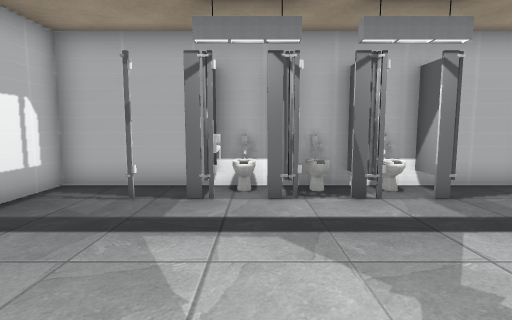
[1] (above)

24 first-person views from a walk through a Unity game level. The camera is 1.4 m above the floor, tilts 6° down and sees 80° across. The floor is counted in squares, 1 m on a side. Each view is taken from the middle of a square. On the plan, view 1 faces up. The plan holds only what a view shows up to about 14 squares ahead; the rest is blank. The place goes on beyond the plan. The player is left out. Some animated figures are left out. Door leaves are left out, so doorways stand open. Some surface patterns are stand-ins.

[2]
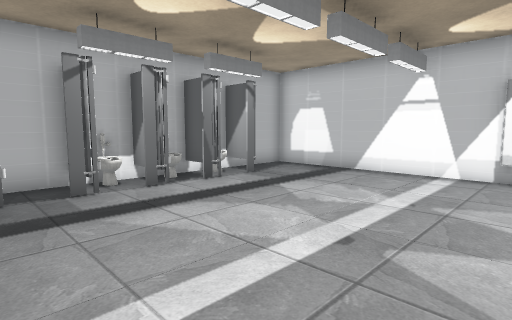

[3]
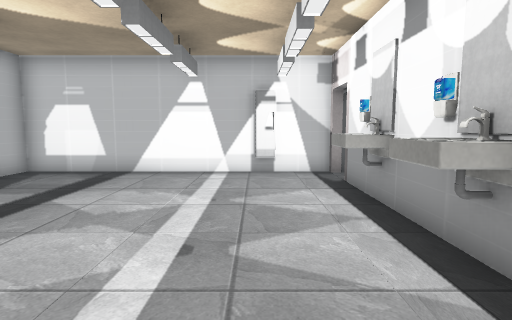

[4]
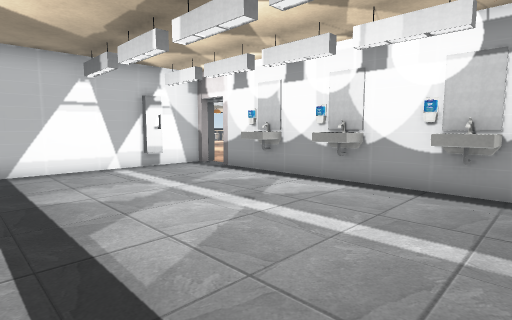

[5]
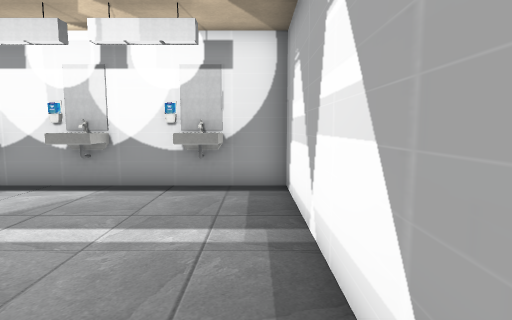

[6]
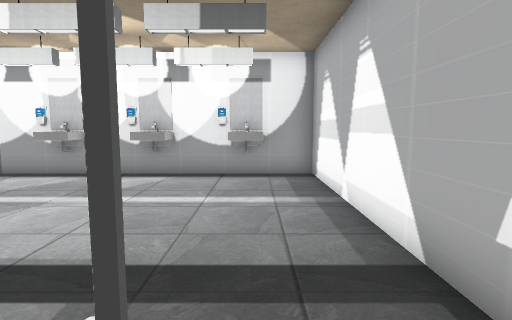

[7]
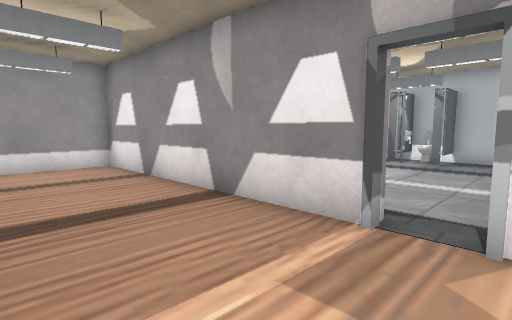

[8]
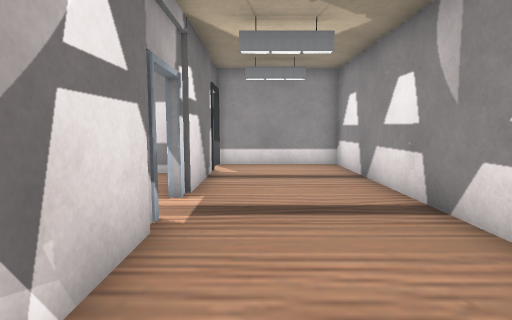

[9]
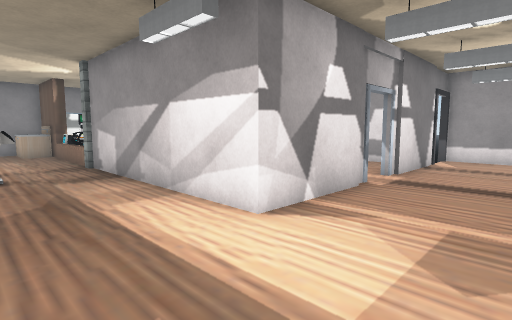

[10]
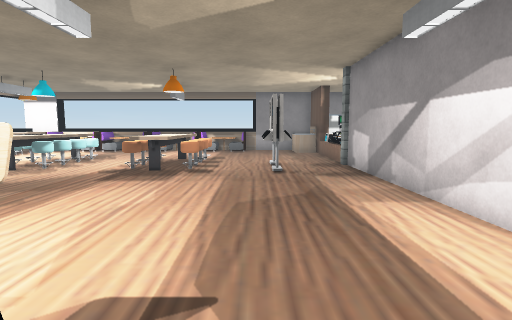

[11]
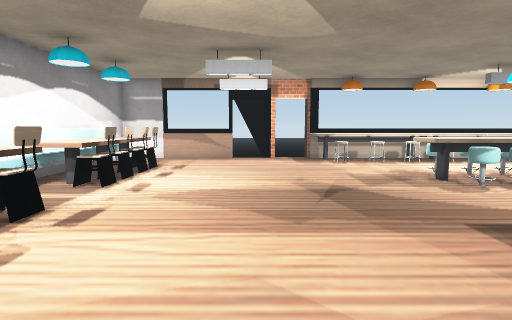

[12]
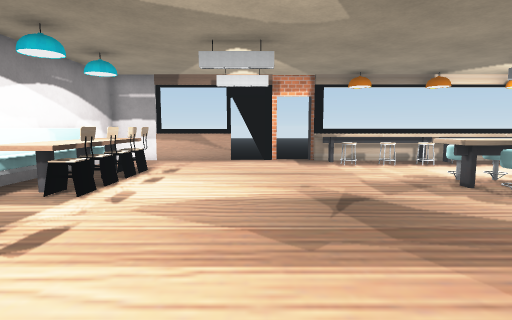

[13]
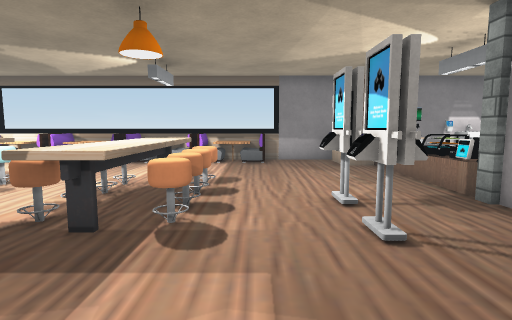

[14]
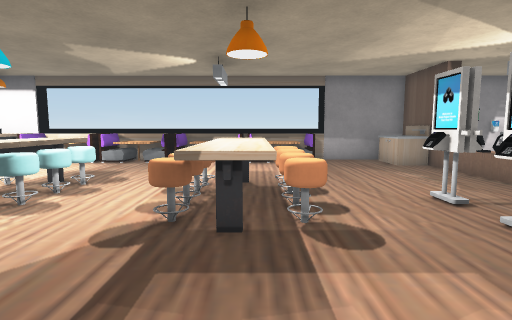

[15]
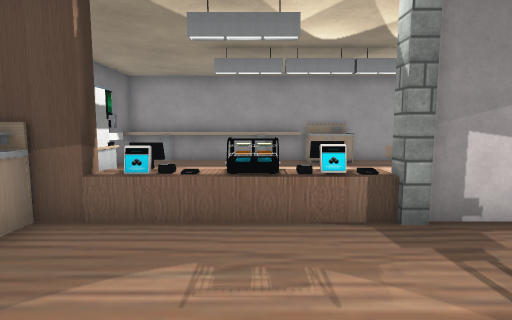

[16]
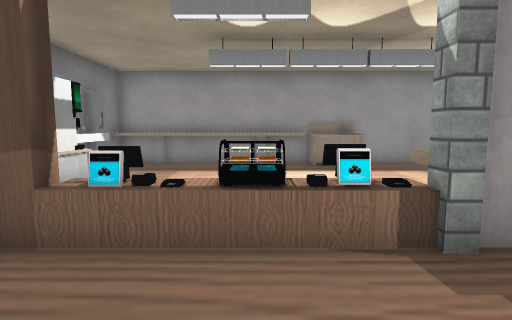

[17]
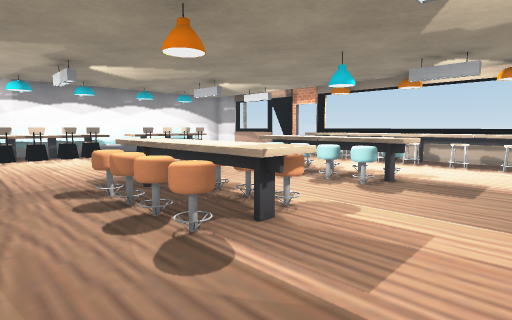

[18]
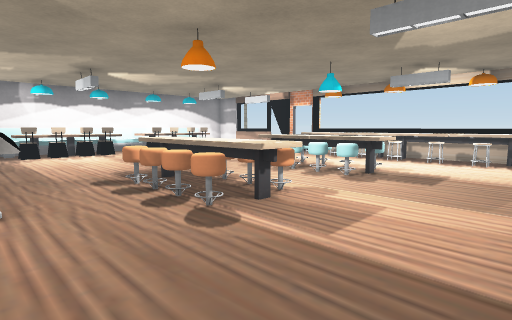

[19]
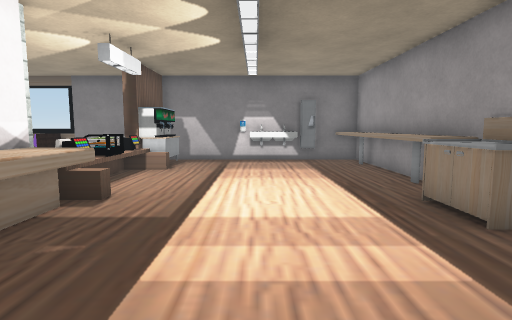

[20]
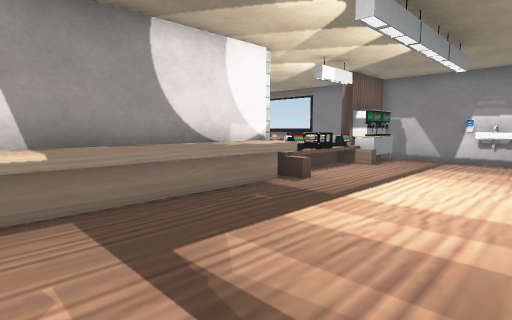

[21]
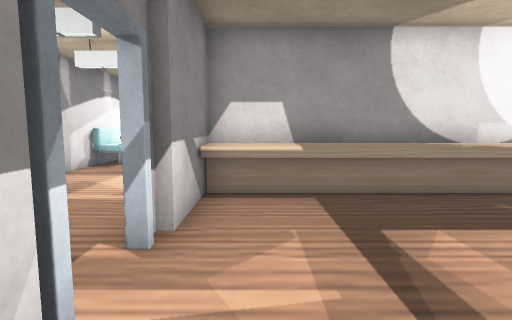

[22]
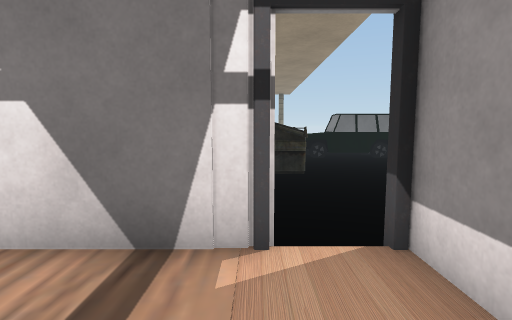

[23]
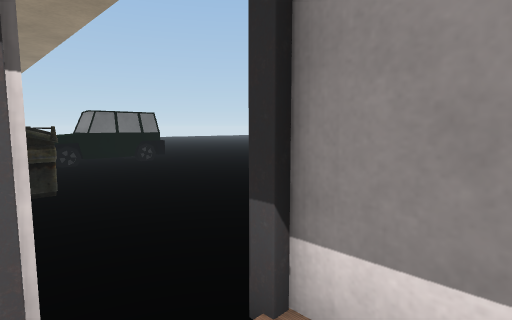

[24]
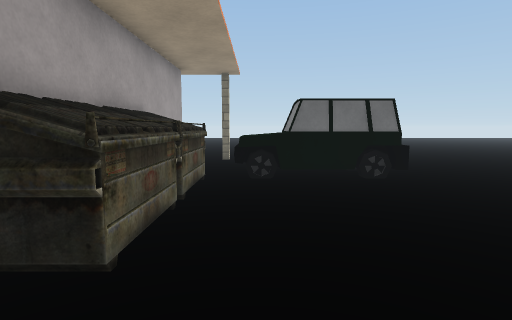

### Floor plan
Points are (right, up) in squares from view 1. A wall is a line through its corners. A room is listed if a view was taken in it or the views show most of it. See-through windows are left out.
Room 1 (views 1, 2, 3, 4, 5, 6)
walls: (0.9, 5.9) (0.1, 5.9); (-0.8, 5.9) (-1.4, 5.9); (-1.6, -2.4) (-0.5, -2.4); (4.4, -2.4) (5.2, -2.4) (5.2, -2.8); (-1.5, 7.4) (-4.8, 7.4) (-4.8, -2.4) (-3.5, -2.4); (3.6, 7.4) (2.2, 7.4); (6.5, -0.6) (6.5, 0); (6.8, -2.5) (6.8, 7.4) (3.9, 7.4); (6.5, -3) (6.5, -2.4)
ways out: open door at (6, -3) to room 2; open door at (-0.5, 6)
objects: other object (-3, -2); other object (-2, -2); other object (-2, 7); other object (-1, 7); other object (0, -2); other object (0, -1); other object (0, 7); other object (1, -2); other object (1, 7); other object (2, -2); other object (2, 6); other object (2, 7); other object (3, -2); other object (3, 7); other object (4, -2); other object (4, 6) to (4, 7)
Room 2 (views 7, 8, 9, 10, 11, 12, 13, 14, 15, 16, 17, 18, 19, 20, 21, 22, 23, 24)
walls: (6.1, -15.5) (6.1, -14.4); (6.5, -14.4) (6.5, -15.5); (6.5, -22.4) (6.5, -23.5) (24.2, -23.5); (6.1, -7.9) (3, -7.9); (2.4, -7.4) (6.5, -7.4) (6.5, -8.5); (-2.4, -16.4) (-2.4, -17.5); (0, -23.5) (5.8, -23.5); (-2.4, -19.4) (-2.4, -23.5) (-0.6, -23.5); (10.5, -3.9) (10.5, -2.8); (12.5, -3.1) (10.6, -3.1); (-2.4, -8.6) (-2.4, -13.6); (5.2, -2.8) (-4.8, -2.8) (-4.8, -7.5); (13, -2.8) (8.8, -2.8); (-3.2, -7.4) (1, -7.4); (17.6, -3.1) (17, -3.1); (24.2, -10) (24.2, -9.4); (24.6, -9.5) (24.6, -8.5); (24.2, -8) (24.2, -2.8) (17.4, -2.8); (21.9, -3.1) (18, -3.1)
ways out: open door at (6, -3) to room 1; open door at (-4, -7.5); open door at (1.5, -8); open door at (24.5, -9.5)
objects: other object (-9, -21) to (-6, -20); other object (-5, -25); other object (-5, -19) to (-3, -17); other object (-5, -16) to (-3, -14); other object (-2, -23) to (-2, -17); other object (-2, -16) to (-1, -14); other object (0, -23) to (1, -23); other object (2, -23); other object (5, -22) to (6, -22); other object (5, -21) to (6, -21); other object (5, -20); other object (5, -16); other object (5, -15) to (6, -9); other object (6, -20); other object (6, -19); other object (6, -18); other object (6, -17); other object (6, -16); other object (7, -23) to (8, -21); other object (7, -19); other object (7, -17); other object (7, -16); other object (9, -16) to (10, -15); other object (9, -14) to (10, -13); other object (11, -23) to (11, -22); other object (11, -5) to (12, -5); other object (12, -18) to (12, -17); other object (12, -16); other object (12, -15); other object (12, -14); other object (12, -4); other object (13, -23) to (13, -22); other object (13, -18) to (13, -14); other object (13, -5); other object (13, -4) to (14, -4); other object (14, -23) to (14, -22); other object (14, -18) to (14, -17); other object (14, -16); other object (14, -15); other object (14, -14); other object (14, -5); other object (15, -23); other object (15, -5); other object (15, -4) to (16, -4); other object (16, -23) to (16, -22); other object (17, -23); other object (17, -18) to (17, -17); other object (17, -16); other object (17, -15); other object (17, -14); other object (17, -5) to (18, -5); other object (17, -4) to (18, -4); other object (18, -23); other object (18, -18) to (18, -14); other object (19, -23) to (19, -22); other object (19, -18) to (19, -17); other object (19, -16); other object (19, -15); other object (19, -14); other object (19, -5); other object (19, -4); other object (20, -23); other object (20, -5); other object (20, -4) to (21, -4); other object (21, -5); other object (22, -23) to (22, -22); other object (22, -20) to (23, -20); other object (22, -19) to (23, -18); other object (22, -17) to (23, -17); other object (22, -16) to (23, -15); other object (22, -14) to (23, -14); other object (23, -13) to (23, -12); other object (24, -23) to (24, -22); other object (24, -20) to (24, -17); other object (24, -16) to (24, -12)

Positions as (right, up) in squares from view 1, and headings:
1: (0, 0), facing up
2: (-3, -1), facing up-right
3: (-3, 0), facing right
4: (-4, 5), facing down-right
5: (-4, 5), facing down
6: (-3, 7), facing down
7: (7, -7), facing up-left
8: (7, -6), facing left
9: (10, -4), facing down-left
10: (10, -4), facing down
11: (10, -9), facing right
12: (11, -9), facing right
13: (11, -10), facing down
14: (13, -10), facing down
15: (11, -18), facing left
16: (10, -18), facing left
17: (10, -21), facing up-right
18: (9, -22), facing up-right
19: (2, -10), facing down
20: (0, -9), facing down-right
21: (-1, -9), facing right
22: (-3, -4), facing down
23: (-3, -6), facing down-left
24: (-6, -11), facing down
